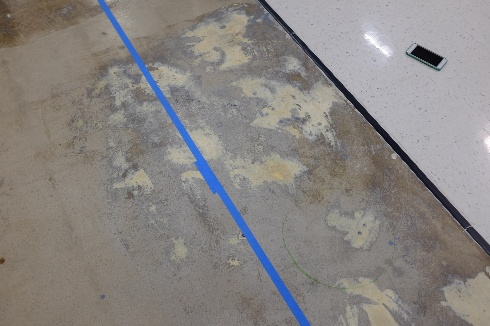
#> input picture custom_phone_dataset/1.jpg, 490 x 326 px
$ python find_phone.py custom_phone_dataset/1.jpg
#> lines starting #> are read from the running program, lines starting #| are printed output that depends on the picture; after the words box and inside, x2 and y2 are one past the last pixel; in counts of white or black regions, pixels touching at a corner belong together
#> further down, image is the input picture: shape (326, 490, 3); mean B, G, R 130, 132.5, 136.4
import numpy as np
import matplotlib.pyplot as plt
import cv2
import sys


def classifier(image):
    """ Method to use the trained Haar Classifier cascade-98.xml and apply it on the image
        And output the image (cropped image which consists only the phone) and input it into the.
        find_center method and get the coordinates outputed by it and return them.

    Args:
        image (numpy ndarray): The image given in the termnal.

    Returns:
        tuple: The (x,y) coordinates of the position of the center of the phone.
    """

    # image = cv2.imread("find_phone/1.jpg")
    img_gray = cv2.cvtColor(image, cv2.COLOR_BGR2GRAY)
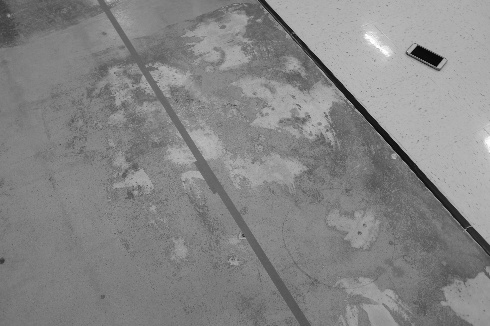
#> img_gray: shape (326, 490); min 6, max 255, mean 133.4
    img_rgb = cv2.cvtColor(image, cv2.COLOR_BGR2RGB)

    stop_data = cv2.CascadeClassifier(
        "cascade-98.xml"
    )

    found = stop_data.detectMultiScale(img_rgb, minSize=(24, 24))
#> found = [[393, 34, 71, 47]]

    amount_found = len(found)
#> amount_found = 1

    if amount_found != 0:

        for (x, y, width, height) in found:

            imgNew = img_gray[y: y + height, x: x + width]

            y_c, x_c = find_center(imgNew)
#> this loop made 1 pass
#> (x, y, width, height, cent_h in find_center, cent_w in find_center, y_c, x_c) on pass 1: (393, 34, 71, 47, 23, 35, 35, 23)
#> pass 1, in classifier, `imgNew = img_gray[y: y + height, x: x + width]`:
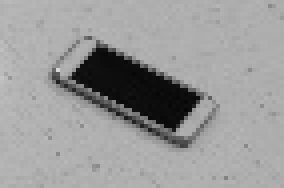
#> imgNew: shape (47, 71) (shown 4 times larger); min 6, max 214, mean 154.5
#> pass 1, in find_center, `blur = cv2.GaussianBlur(image, (5, 5), 0)`:
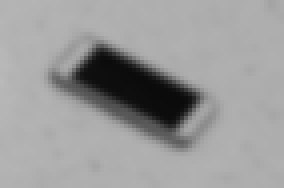
#> blur: shape (47, 71) (shown 4 times larger); min 11, max 185, mean 154.5
#> pass 1, in find_center, `thresh = cv2.adaptiveThreshold( blur, 255, cv2.ADAPTIVE_THRESH_GAUSSIA..`:
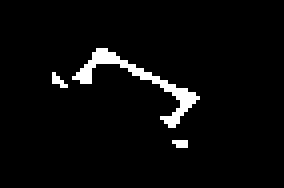
#> thresh: shape (47, 71) (shown 4 times larger); 3.8% white in thin lines or dots, all inside (x1, y1, x2, y2) = (13, 12, 50, 37)

            # print("y_c:", y_c, x_c)

        return ((x + x_c) / (image.shape[1]), (y + y_c) / (image.shape[0]))

    else:
        imgNew = img_gray
        y_c, x_c = find_center(imgNew)
        return (x_c / (image.shape[1]), y_c / (image.shape[0]))


def find_center(image):
    """ Method to find the center of the image using adaptive thresholding.
        The image is inputed from the Method classifier.
        Returns the coordinates of the center of the phone in the image.

    Args:
        image (numpy ndarray): The original or the cropped image of the phone.

    Returns:
        tuple: The (x,y) coordinates of the phone (the image cropped from the Method classifier).
    """

    blur = cv2.GaussianBlur(image, (5, 5), 0)

    thresh = cv2.adaptiveThreshold(
        blur, 255, cv2.ADAPTIVE_THRESH_GAUSSIAN_C, cv2.THRESH_BINARY_INV, 15, 25
    )

    mass_x, mass_y = np.where(thresh == 0)
    cent_h = (np.average(mass_x)).astype(int)
    cent_w = (np.average(mass_y)).astype(int)

    return (cent_w, cent_h)


# Get the file name from the terminal and save to variable filename.
filename = sys.argv[1]
image = cv2.imread(str(filename))
x, y = classifier(image)
#> x = 0.849; y = 0.212

# The final (x,y) coordinates of the center of the phone in the given image.
x_coordinate = (round(x, 4))
#> x_coordinate = 0.849
y_coordinate = (round(y, 4))
#> y_coordinate = 0.212

print(x_coordinate, y_coordinate)
#| 0.849 0.2117

$ run again, with custom_phone_dataset/101.jpg copied over custom_phone_dataset/1.jpg
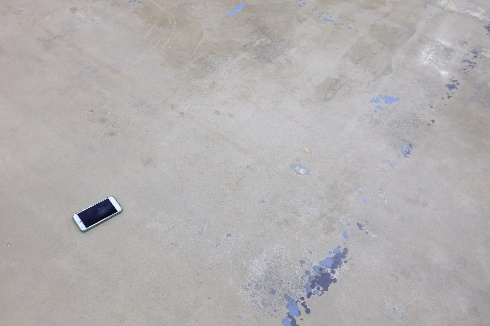
#> input picture custom_phone_dataset/101.jpg, 490 x 326 px
#> image is the input picture: shape (326, 490, 3); mean B, G, R 175.9, 175.5, 178.4
#> found = [[62, 190, 73, 49]]
#> amount_found = 1
#> the loop in classifier, `for (x, y, width, height) in found: ` made 1 pass
#> (x, y, width, height, cent_h in find_center, cent_w in find_center, y_c, x_c) on pass 1: (62, 190, 73, 49, 24, 36, 36, 24)
#> pass 1, in find_center, `blur = cv2.GaussianBlur(image, (5, 5), 0)`:
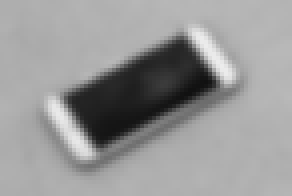
#> blur: shape (49, 73) (shown 4 times larger); min 17, max 236, mean 152
#> pass 1, in find_center, `thresh = cv2.adaptiveThreshold( blur, 255, cv2.ADAPTIVE_THRESH_GAUSSIA..`:
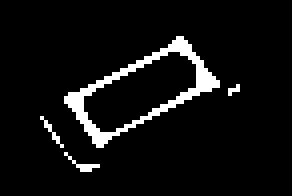
#> thresh: shape (49, 73) (shown 4 times larger); 6.2% white in thin lines or dots, all inside (x1, y1, x2, y2) = (10, 9, 60, 43)
#> `x, y = classifier(image)`: x = 0.176; y = 0.693
#> x_coordinate = 0.175
#> y_coordinate = 0.693
#| 0.1755 0.6933
